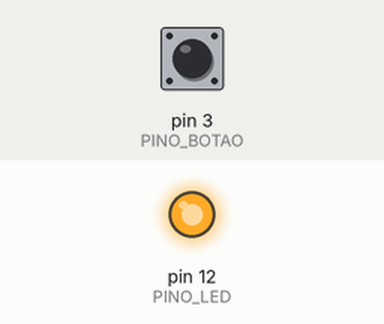
Simulated run of this sketch. Board: Arduino Uno, built with avr-gcc and run on an emulated ATmega328P. On the bench: output pins drawn as LEDs (lit = HIGH). The inputs (shaded band) are chosen by the test bench; at power-on: pin 3 (PINO_BOTAO) HIGH.

Above: at 1.2 s.
1.3 s: pin 3 (PINO_BOTAO) pulled LOW for 0.15 s
At 1.42 s:
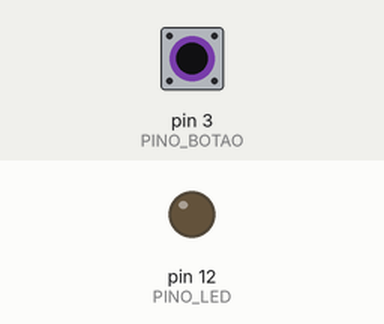
2.9 s: pin 3 (PINO_BOTAO) pulled LOW for 3.2 s
At 7.2 s:
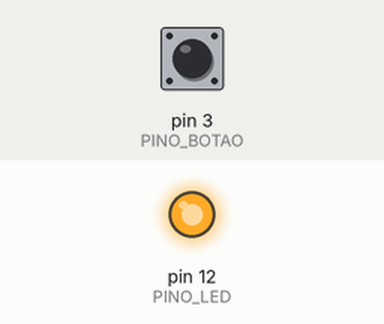
Timing chart, 0 to 8.7 s (numbered marks = the images above; inputs shaded):
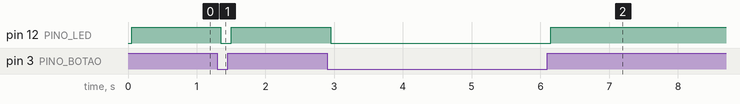

Measured:
- after the input at 1.3 s, pin 12 (PINO_LED): HIGH → LOW after 0.05 s, → HIGH 0.15 s later
- after the input at 2.9 s, pin 12 (PINO_LED): HIGH → LOW after 0.05 s, → HIGH 3.2 s later

The sketch:

Code.ino
```cpp
/*
    Programador..........: (c) Tiago Machado
    Data.................: 20/01/2025
    Observações..........: Led + Botão
*/

    // Constantes
    const byte PINO_LED = 12;
    const byte PINO_BOTAO = 3;

    // Variáveis de estado
    int estadoBotao = LOW; // Estado atual do botão
    int ultimoEstadoBotao = LOW; // Último estado lido do botão

    unsigned long tempoUltimoDebounce = 0; // Última alteração de estado
    const unsigned long tempoDebounce = 50; // Tempo de debounce (ms)

    // Inicialização
    void setup(void) {
      pinMode(PINO_LED, OUTPUT);
      pinMode(PINO_BOTAO, INPUT_PULLUP); // Ativa resistor interno de pull-up
}

    // Programa principal
    void loop(void) {
      lerEstadoBotao(); // Atualiza o estado do botão

    // Controla o LED com base no estado do botão
    if (estadoBotao == HIGH) {
      digitalWrite(PINO_LED, HIGH); // Liga o LED

  } else {
      digitalWrite(PINO_LED, LOW); // Desliga o LED

    }
}

    // Função para ler o estado do botão com debounce
    void lerEstadoBotao() {
      int leitura = digitalRead(PINO_BOTAO); // Lê o estado do botão

      // Detecta alteração no estado do botão
      if (leitura != ultimoEstadoBotao) {
        tempoUltimoDebounce = millis(); // Atualiza o tempo de debounce
}

      // Verifica se o tempo de debounce já passou
      if ((millis() - tempoUltimoDebounce) > tempoDebounce) {

      // Atualiza o estado do botão se houve alteração confirmada
      if (leitura != estadoBotao) {
        estadoBotao = leitura;
    }
  }

    // Atualiza o último estado lido
    ultimoEstadoBotao = leitura;
}
```
